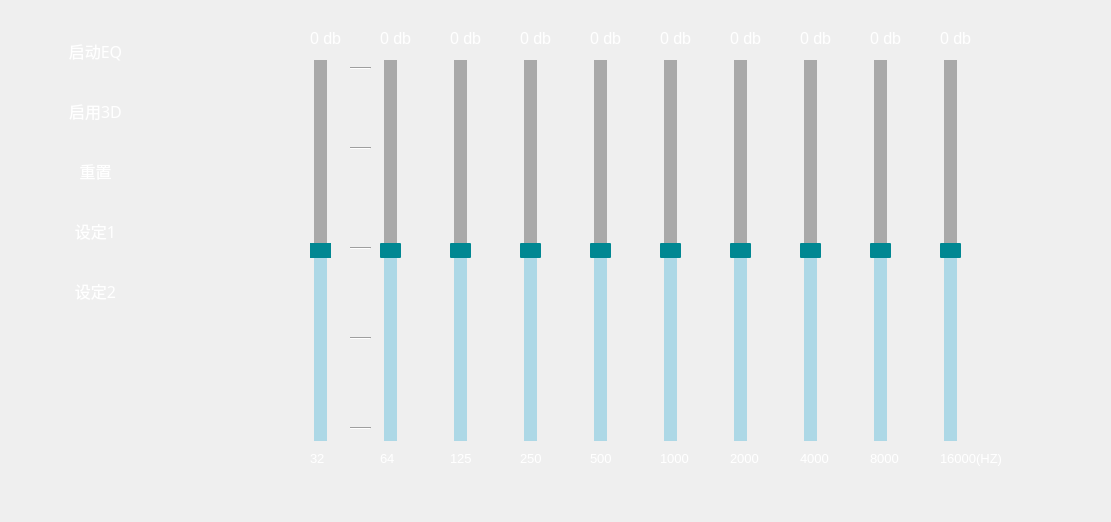
<?xml version="1.0" encoding="UTF-8"?>
<ui version="4.0">
 <class>equlizerPage</class>
 <widget class="QDialog" name="equlizerPage">
  <property name="geometry">
   <rect>
    <x>0</x>
    <y>0</y>
    <width>1111</width>
    <height>522</height>
   </rect>
  </property>
  <property name="windowTitle">
   <string>Dialog</string>
  </property>
  <widget class="QSlider" name="verticalSlider1">
   <property name="geometry">
    <rect>
     <x>310</x>
     <y>60</y>
     <width>21</width>
     <height>381</height>
    </rect>
   </property>
   <property name="autoFillBackground">
    <bool>false</bool>
   </property>
   <property name="styleSheet">
    <string notr="true">QSlider::groove:vertical {         background: red;         position: absolute; /* absolutely position 4px from the left and right of the widget. setting margins on the widget should work too... */         left: 4px; right: 4px;    border-radius: 9px; }     QSlider::handle:vertical {         height: 15px;        border:1px;  background: #008792;         margin: 0 -4px; /* expand outside the groove */    border-radius: 15px; }     QSlider::add-page:vertical {         background: lightblue;     }     QSlider::sub-page:vertical {         background: darkgray;     }
</string>
   </property>
   <property name="minimum">
    <number>-12</number>
   </property>
   <property name="maximum">
    <number>12</number>
   </property>
   <property name="pageStep">
    <number>2</number>
   </property>
   <property name="value">
    <number>0</number>
   </property>
   <property name="orientation">
    <enum>Qt::Vertical</enum>
   </property>
   <property name="invertedAppearance">
    <bool>false</bool>
   </property>
   <property name="invertedControls">
    <bool>false</bool>
   </property>
   <property name="tickPosition">
    <enum>QSlider::TicksBothSides</enum>
   </property>
   <property name="tickInterval">
    <number>25</number>
   </property>
  </widget>
  <widget class="QSlider" name="verticalSlider2">
   <property name="geometry">
    <rect>
     <x>380</x>
     <y>60</y>
     <width>21</width>
     <height>381</height>
    </rect>
   </property>
   <property name="autoFillBackground">
    <bool>false</bool>
   </property>
   <property name="styleSheet">
    <string notr="true">QSlider::groove:vertical {         background: red;         position: absolute; /* absolutely position 4px from the left and right of the widget. setting margins on the widget should work too... */         left: 4px; right: 4px;     }     QSlider::handle:vertical {         height: 15px;        border:1px;  background: #008792;         margin: 0 -4px; /* expand outside the groove */    border-radius: 1px; }     QSlider::add-page:vertical {         background: lightblue;     }     QSlider::sub-page:vertical {         background: darkgray;     }
</string>
   </property>
   <property name="minimum">
    <number>-12</number>
   </property>
   <property name="maximum">
    <number>12</number>
   </property>
   <property name="pageStep">
    <number>2</number>
   </property>
   <property name="value">
    <number>0</number>
   </property>
   <property name="orientation">
    <enum>Qt::Vertical</enum>
   </property>
   <property name="invertedAppearance">
    <bool>false</bool>
   </property>
   <property name="invertedControls">
    <bool>false</bool>
   </property>
   <property name="tickPosition">
    <enum>QSlider::TicksBothSides</enum>
   </property>
   <property name="tickInterval">
    <number>25</number>
   </property>
  </widget>
  <widget class="QSlider" name="verticalSlider4">
   <property name="geometry">
    <rect>
     <x>520</x>
     <y>60</y>
     <width>21</width>
     <height>381</height>
    </rect>
   </property>
   <property name="autoFillBackground">
    <bool>false</bool>
   </property>
   <property name="styleSheet">
    <string notr="true">QSlider::groove:vertical {         background: red;         position: absolute; /* absolutely position 4px from the left and right of the widget. setting margins on the widget should work too... */         left: 4px; right: 4px;     }     QSlider::handle:vertical {         height: 15px;        border:1px;  background: #008792;         margin: 0 -4px; /* expand outside the groove */    border-radius: 1px; }     QSlider::add-page:vertical {         background: lightblue;     }     QSlider::sub-page:vertical {         background: darkgray;     }
</string>
   </property>
   <property name="minimum">
    <number>-12</number>
   </property>
   <property name="maximum">
    <number>12</number>
   </property>
   <property name="pageStep">
    <number>2</number>
   </property>
   <property name="value">
    <number>0</number>
   </property>
   <property name="orientation">
    <enum>Qt::Vertical</enum>
   </property>
   <property name="invertedAppearance">
    <bool>false</bool>
   </property>
   <property name="invertedControls">
    <bool>false</bool>
   </property>
   <property name="tickPosition">
    <enum>QSlider::TicksBothSides</enum>
   </property>
   <property name="tickInterval">
    <number>25</number>
   </property>
  </widget>
  <widget class="QSlider" name="verticalSlider3">
   <property name="geometry">
    <rect>
     <x>450</x>
     <y>60</y>
     <width>21</width>
     <height>381</height>
    </rect>
   </property>
   <property name="autoFillBackground">
    <bool>false</bool>
   </property>
   <property name="styleSheet">
    <string notr="true">QSlider::groove:vertical {         background: red;         position: absolute; /* absolutely position 4px from the left and right of the widget. setting margins on the widget should work too... */         left: 4px; right: 4px;     }     QSlider::handle:vertical {         height: 15px;        border:1px;  background: #008792;         margin: 0 -4px; /* expand outside the groove */    border-radius: 1px; }     QSlider::add-page:vertical {         background: lightblue;     }     QSlider::sub-page:vertical {         background: darkgray;     }
</string>
   </property>
   <property name="minimum">
    <number>-12</number>
   </property>
   <property name="maximum">
    <number>12</number>
   </property>
   <property name="pageStep">
    <number>2</number>
   </property>
   <property name="value">
    <number>0</number>
   </property>
   <property name="orientation">
    <enum>Qt::Vertical</enum>
   </property>
   <property name="invertedAppearance">
    <bool>false</bool>
   </property>
   <property name="invertedControls">
    <bool>false</bool>
   </property>
   <property name="tickPosition">
    <enum>QSlider::TicksBothSides</enum>
   </property>
   <property name="tickInterval">
    <number>25</number>
   </property>
  </widget>
  <widget class="QSlider" name="verticalSlider6">
   <property name="geometry">
    <rect>
     <x>660</x>
     <y>60</y>
     <width>21</width>
     <height>381</height>
    </rect>
   </property>
   <property name="autoFillBackground">
    <bool>false</bool>
   </property>
   <property name="styleSheet">
    <string notr="true">QSlider::groove:vertical {         background: red;         position: absolute; /* absolutely position 4px from the left and right of the widget. setting margins on the widget should work too... */         left: 4px; right: 4px;     }     QSlider::handle:vertical {         height: 15px;        border:1px;  background: #008792;         margin: 0 -4px; /* expand outside the groove */    border-radius: 1px; }     QSlider::add-page:vertical {         background: lightblue;     }     QSlider::sub-page:vertical {         background: darkgray;     }
</string>
   </property>
   <property name="minimum">
    <number>-12</number>
   </property>
   <property name="maximum">
    <number>12</number>
   </property>
   <property name="pageStep">
    <number>2</number>
   </property>
   <property name="value">
    <number>0</number>
   </property>
   <property name="orientation">
    <enum>Qt::Vertical</enum>
   </property>
   <property name="invertedAppearance">
    <bool>false</bool>
   </property>
   <property name="invertedControls">
    <bool>false</bool>
   </property>
   <property name="tickPosition">
    <enum>QSlider::TicksBothSides</enum>
   </property>
   <property name="tickInterval">
    <number>25</number>
   </property>
  </widget>
  <widget class="QSlider" name="verticalSlider5">
   <property name="geometry">
    <rect>
     <x>590</x>
     <y>60</y>
     <width>21</width>
     <height>381</height>
    </rect>
   </property>
   <property name="autoFillBackground">
    <bool>false</bool>
   </property>
   <property name="styleSheet">
    <string notr="true">QSlider::groove:vertical {         background: red;         position: absolute; /* absolutely position 4px from the left and right of the widget. setting margins on the widget should work too... */         left: 4px; right: 4px;     }     QSlider::handle:vertical {         height: 15px;        border:1px;  background: #008792;         margin: 0 -4px; /* expand outside the groove */    border-radius: 1px; }     QSlider::add-page:vertical {         background: lightblue;     }     QSlider::sub-page:vertical {         background: darkgray;     }
</string>
   </property>
   <property name="minimum">
    <number>-12</number>
   </property>
   <property name="maximum">
    <number>12</number>
   </property>
   <property name="pageStep">
    <number>2</number>
   </property>
   <property name="value">
    <number>0</number>
   </property>
   <property name="orientation">
    <enum>Qt::Vertical</enum>
   </property>
   <property name="invertedAppearance">
    <bool>false</bool>
   </property>
   <property name="invertedControls">
    <bool>false</bool>
   </property>
   <property name="tickPosition">
    <enum>QSlider::TicksBothSides</enum>
   </property>
   <property name="tickInterval">
    <number>25</number>
   </property>
  </widget>
  <widget class="QPushButton" name="setting2Button">
   <property name="geometry">
    <rect>
     <x>0</x>
     <y>260</y>
     <width>191</width>
     <height>61</height>
    </rect>
   </property>
   <property name="font">
    <font>
     <family>Bahnschrift Condensed</family>
     <pointsize>12</pointsize>
    </font>
   </property>
   <property name="styleSheet">
    <string notr="true">
QPushButton{border:0px; color:white;background:transparent;}
QPushButton:hover{background-color:red;}
QPushButton:checked{background-color:red;}</string>
   </property>
   <property name="text">
    <string>设定2</string>
   </property>
   <property name="checkable">
    <bool>true</bool>
   </property>
   <property name="autoExclusive">
    <bool>true</bool>
   </property>
   <property name="flat">
    <bool>true</bool>
   </property>
  </widget>
  <widget class="QPushButton" name="enable3DButton">
   <property name="geometry">
    <rect>
     <x>0</x>
     <y>80</y>
     <width>191</width>
     <height>61</height>
    </rect>
   </property>
   <property name="font">
    <font>
     <family>Bahnschrift Condensed</family>
     <pointsize>12</pointsize>
    </font>
   </property>
   <property name="styleSheet">
    <string notr="true">
QPushButton{border:0px; color:white;background:transparent;}
QPushButton:hover{background-color:red;}
QPushButton:checked{background-color:red;}</string>
   </property>
   <property name="text">
    <string>启用3D</string>
   </property>
   <property name="checkable">
    <bool>true</bool>
   </property>
   <property name="autoExclusive">
    <bool>true</bool>
   </property>
   <property name="flat">
    <bool>true</bool>
   </property>
  </widget>
  <widget class="QPushButton" name="enableEQButton">
   <property name="geometry">
    <rect>
     <x>0</x>
     <y>20</y>
     <width>191</width>
     <height>61</height>
    </rect>
   </property>
   <property name="font">
    <font>
     <family>Bahnschrift Condensed</family>
     <pointsize>12</pointsize>
    </font>
   </property>
   <property name="styleSheet">
    <string notr="true">
QPushButton{border:0px; color:white;background:transparent;}
QPushButton:hover{background-color:red;}
QPushButton:checked{background-color:red;}</string>
   </property>
   <property name="text">
    <string>启动EQ</string>
   </property>
   <property name="iconSize">
    <size>
     <width>32</width>
     <height>32</height>
    </size>
   </property>
   <property name="checkable">
    <bool>true</bool>
   </property>
   <property name="checked">
    <bool>false</bool>
   </property>
   <property name="autoRepeat">
    <bool>false</bool>
   </property>
   <property name="autoExclusive">
    <bool>true</bool>
   </property>
   <property name="flat">
    <bool>true</bool>
   </property>
  </widget>
  <widget class="QPushButton" name="resetButton">
   <property name="geometry">
    <rect>
     <x>0</x>
     <y>140</y>
     <width>191</width>
     <height>61</height>
    </rect>
   </property>
   <property name="font">
    <font>
     <family>Bahnschrift Condensed</family>
     <pointsize>12</pointsize>
    </font>
   </property>
   <property name="styleSheet">
    <string notr="true">QPushButton{border:0px; color:white;background:transparent;}
QPushButton:hover{background-color:red;}
QPushButton:checked{background-color:red;}</string>
   </property>
   <property name="text">
    <string>重置</string>
   </property>
   <property name="checkable">
    <bool>true</bool>
   </property>
   <property name="autoExclusive">
    <bool>true</bool>
   </property>
   <property name="flat">
    <bool>true</bool>
   </property>
  </widget>
  <widget class="QPushButton" name="setting1Button">
   <property name="geometry">
    <rect>
     <x>0</x>
     <y>200</y>
     <width>191</width>
     <height>61</height>
    </rect>
   </property>
   <property name="font">
    <font>
     <family>Bahnschrift Condensed</family>
     <pointsize>12</pointsize>
    </font>
   </property>
   <property name="styleSheet">
    <string notr="true">
QPushButton{border:0px; color:white;background:transparent;}
QPushButton:hover{background-color:red;}
QPushButton:checked{background-color:red;}</string>
   </property>
   <property name="text">
    <string>设定1</string>
   </property>
   <property name="checkable">
    <bool>true</bool>
   </property>
   <property name="autoExclusive">
    <bool>true</bool>
   </property>
   <property name="flat">
    <bool>true</bool>
   </property>
  </widget>
  <widget class="QSlider" name="verticalSlider7">
   <property name="geometry">
    <rect>
     <x>730</x>
     <y>60</y>
     <width>21</width>
     <height>381</height>
    </rect>
   </property>
   <property name="autoFillBackground">
    <bool>false</bool>
   </property>
   <property name="styleSheet">
    <string notr="true">QSlider::groove:vertical {         background: red;         position: absolute; /* absolutely position 4px from the left and right of the widget. setting margins on the widget should work too... */         left: 4px; right: 4px;     }     QSlider::handle:vertical {         height: 15px;        border:1px;  background: #008792;         margin: 0 -4px; /* expand outside the groove */    border-radius: 1px; }     QSlider::add-page:vertical {         background: lightblue;     }     QSlider::sub-page:vertical {         background: darkgray;     }
</string>
   </property>
   <property name="minimum">
    <number>-12</number>
   </property>
   <property name="maximum">
    <number>12</number>
   </property>
   <property name="pageStep">
    <number>2</number>
   </property>
   <property name="value">
    <number>0</number>
   </property>
   <property name="orientation">
    <enum>Qt::Vertical</enum>
   </property>
   <property name="invertedAppearance">
    <bool>false</bool>
   </property>
   <property name="invertedControls">
    <bool>false</bool>
   </property>
   <property name="tickPosition">
    <enum>QSlider::TicksBothSides</enum>
   </property>
   <property name="tickInterval">
    <number>25</number>
   </property>
  </widget>
  <widget class="QSlider" name="verticalSlider8">
   <property name="geometry">
    <rect>
     <x>800</x>
     <y>60</y>
     <width>21</width>
     <height>381</height>
    </rect>
   </property>
   <property name="autoFillBackground">
    <bool>false</bool>
   </property>
   <property name="styleSheet">
    <string notr="true">QSlider::groove:vertical {         background: red;         position: absolute; /* absolutely position 4px from the left and right of the widget. setting margins on the widget should work too... */         left: 4px; right: 4px;     }     QSlider::handle:vertical {         height: 15px;        border:1px;  background: #008792;         margin: 0 -4px; /* expand outside the groove */    border-radius: 1px; }     QSlider::add-page:vertical {         background: lightblue;     }     QSlider::sub-page:vertical {         background: darkgray;     }
</string>
   </property>
   <property name="minimum">
    <number>-12</number>
   </property>
   <property name="maximum">
    <number>12</number>
   </property>
   <property name="pageStep">
    <number>2</number>
   </property>
   <property name="value">
    <number>0</number>
   </property>
   <property name="orientation">
    <enum>Qt::Vertical</enum>
   </property>
   <property name="invertedAppearance">
    <bool>false</bool>
   </property>
   <property name="invertedControls">
    <bool>false</bool>
   </property>
   <property name="tickPosition">
    <enum>QSlider::TicksBothSides</enum>
   </property>
   <property name="tickInterval">
    <number>25</number>
   </property>
  </widget>
  <widget class="QSlider" name="verticalSlider9">
   <property name="geometry">
    <rect>
     <x>870</x>
     <y>60</y>
     <width>21</width>
     <height>381</height>
    </rect>
   </property>
   <property name="autoFillBackground">
    <bool>false</bool>
   </property>
   <property name="styleSheet">
    <string notr="true">QSlider::groove:vertical {         background: red;         position: absolute; /* absolutely position 4px from the left and right of the widget. setting margins on the widget should work too... */         left: 4px; right: 4px;     }     QSlider::handle:vertical {         height: 15px;        border:1px;  background: #008792;         margin: 0 -4px; /* expand outside the groove */    border-radius: 1px; }     QSlider::add-page:vertical {         background: lightblue;     }     QSlider::sub-page:vertical {         background: darkgray;     }
</string>
   </property>
   <property name="minimum">
    <number>-12</number>
   </property>
   <property name="maximum">
    <number>12</number>
   </property>
   <property name="pageStep">
    <number>2</number>
   </property>
   <property name="value">
    <number>0</number>
   </property>
   <property name="orientation">
    <enum>Qt::Vertical</enum>
   </property>
   <property name="invertedAppearance">
    <bool>false</bool>
   </property>
   <property name="invertedControls">
    <bool>false</bool>
   </property>
   <property name="tickPosition">
    <enum>QSlider::TicksBothSides</enum>
   </property>
   <property name="tickInterval">
    <number>25</number>
   </property>
  </widget>
  <widget class="QSlider" name="verticalSlider10">
   <property name="geometry">
    <rect>
     <x>940</x>
     <y>60</y>
     <width>21</width>
     <height>381</height>
    </rect>
   </property>
   <property name="autoFillBackground">
    <bool>false</bool>
   </property>
   <property name="styleSheet">
    <string notr="true">QSlider::groove:vertical {         background: red;         position: absolute; /* absolutely position 4px from the left and right of the widget. setting margins on the widget should work too... */         left: 4px; right: 4px;     }     QSlider::handle:vertical {         height: 15px;        border:1px;  background: #008792;         margin: 0 -4px; /* expand outside the groove */    border-radius: 1px; }     QSlider::add-page:vertical {         background: lightblue;     }     QSlider::sub-page:vertical {         background: darkgray;     }
</string>
   </property>
   <property name="minimum">
    <number>-12</number>
   </property>
   <property name="maximum">
    <number>12</number>
   </property>
   <property name="pageStep">
    <number>2</number>
   </property>
   <property name="value">
    <number>0</number>
   </property>
   <property name="orientation">
    <enum>Qt::Vertical</enum>
   </property>
   <property name="invertedAppearance">
    <bool>false</bool>
   </property>
   <property name="invertedControls">
    <bool>false</bool>
   </property>
   <property name="tickPosition">
    <enum>QSlider::TicksBothSides</enum>
   </property>
   <property name="tickInterval">
    <number>25</number>
   </property>
  </widget>
  <widget class="QLabel" name="label">
   <property name="geometry">
    <rect>
     <x>310</x>
     <y>450</y>
     <width>41</width>
     <height>16</height>
    </rect>
   </property>
   <property name="font">
    <font>
     <pointsize>10</pointsize>
    </font>
   </property>
   <property name="styleSheet">
    <string notr="true">color: rgb(255, 255, 255);</string>
   </property>
   <property name="text">
    <string>32</string>
   </property>
  </widget>
  <widget class="QLabel" name="label_2">
   <property name="geometry">
    <rect>
     <x>380</x>
     <y>450</y>
     <width>41</width>
     <height>16</height>
    </rect>
   </property>
   <property name="font">
    <font>
     <pointsize>10</pointsize>
    </font>
   </property>
   <property name="styleSheet">
    <string notr="true">color: rgb(255, 255, 255);</string>
   </property>
   <property name="text">
    <string>64</string>
   </property>
  </widget>
  <widget class="QLabel" name="label_3">
   <property name="geometry">
    <rect>
     <x>450</x>
     <y>450</y>
     <width>41</width>
     <height>16</height>
    </rect>
   </property>
   <property name="font">
    <font>
     <pointsize>10</pointsize>
    </font>
   </property>
   <property name="styleSheet">
    <string notr="true">color: rgb(255, 255, 255);</string>
   </property>
   <property name="text">
    <string>125</string>
   </property>
  </widget>
  <widget class="QLabel" name="label_4">
   <property name="geometry">
    <rect>
     <x>520</x>
     <y>450</y>
     <width>41</width>
     <height>16</height>
    </rect>
   </property>
   <property name="font">
    <font>
     <pointsize>10</pointsize>
    </font>
   </property>
   <property name="styleSheet">
    <string notr="true">color: rgb(255, 255, 255);</string>
   </property>
   <property name="text">
    <string>250</string>
   </property>
  </widget>
  <widget class="QLabel" name="label_5">
   <property name="geometry">
    <rect>
     <x>590</x>
     <y>450</y>
     <width>41</width>
     <height>16</height>
    </rect>
   </property>
   <property name="font">
    <font>
     <pointsize>10</pointsize>
    </font>
   </property>
   <property name="styleSheet">
    <string notr="true">color: rgb(255, 255, 255);</string>
   </property>
   <property name="text">
    <string>500</string>
   </property>
  </widget>
  <widget class="QLabel" name="label_6">
   <property name="geometry">
    <rect>
     <x>660</x>
     <y>450</y>
     <width>41</width>
     <height>16</height>
    </rect>
   </property>
   <property name="font">
    <font>
     <pointsize>10</pointsize>
    </font>
   </property>
   <property name="styleSheet">
    <string notr="true">color: rgb(255, 255, 255);</string>
   </property>
   <property name="text">
    <string>1000</string>
   </property>
  </widget>
  <widget class="QLabel" name="label_7">
   <property name="geometry">
    <rect>
     <x>730</x>
     <y>450</y>
     <width>41</width>
     <height>16</height>
    </rect>
   </property>
   <property name="font">
    <font>
     <pointsize>10</pointsize>
    </font>
   </property>
   <property name="styleSheet">
    <string notr="true">color: rgb(255, 255, 255);</string>
   </property>
   <property name="text">
    <string>2000</string>
   </property>
  </widget>
  <widget class="QLabel" name="label_8">
   <property name="geometry">
    <rect>
     <x>800</x>
     <y>450</y>
     <width>41</width>
     <height>16</height>
    </rect>
   </property>
   <property name="font">
    <font>
     <pointsize>10</pointsize>
    </font>
   </property>
   <property name="styleSheet">
    <string notr="true">color: rgb(255, 255, 255);</string>
   </property>
   <property name="text">
    <string>4000</string>
   </property>
  </widget>
  <widget class="QLabel" name="label_9">
   <property name="geometry">
    <rect>
     <x>870</x>
     <y>450</y>
     <width>41</width>
     <height>16</height>
    </rect>
   </property>
   <property name="font">
    <font>
     <pointsize>10</pointsize>
    </font>
   </property>
   <property name="styleSheet">
    <string notr="true">color: rgb(255, 255, 255);</string>
   </property>
   <property name="text">
    <string>8000</string>
   </property>
  </widget>
  <widget class="QLabel" name="label_10">
   <property name="geometry">
    <rect>
     <x>940</x>
     <y>450</y>
     <width>91</width>
     <height>16</height>
    </rect>
   </property>
   <property name="font">
    <font>
     <pointsize>10</pointsize>
    </font>
   </property>
   <property name="styleSheet">
    <string notr="true">color: rgb(255, 255, 255);</string>
   </property>
   <property name="text">
    <string>16000(HZ)</string>
   </property>
  </widget>
  <widget class="Line" name="line1">
   <property name="geometry">
    <rect>
     <x>350</x>
     <y>60</y>
     <width>21</width>
     <height>16</height>
    </rect>
   </property>
   <property name="autoFillBackground">
    <bool>true</bool>
   </property>
   <property name="styleSheet">
    <string notr="true"/>
   </property>
   <property name="orientation">
    <enum>Qt::Horizontal</enum>
   </property>
  </widget>
  <widget class="Line" name="line2">
   <property name="geometry">
    <rect>
     <x>350</x>
     <y>140</y>
     <width>21</width>
     <height>16</height>
    </rect>
   </property>
   <property name="orientation">
    <enum>Qt::Horizontal</enum>
   </property>
  </widget>
  <widget class="Line" name="line3">
   <property name="geometry">
    <rect>
     <x>350</x>
     <y>330</y>
     <width>21</width>
     <height>16</height>
    </rect>
   </property>
   <property name="orientation">
    <enum>Qt::Horizontal</enum>
   </property>
  </widget>
  <widget class="Line" name="line4">
   <property name="geometry">
    <rect>
     <x>350</x>
     <y>420</y>
     <width>21</width>
     <height>16</height>
    </rect>
   </property>
   <property name="orientation">
    <enum>Qt::Horizontal</enum>
   </property>
  </widget>
  <widget class="Line" name="line5">
   <property name="geometry">
    <rect>
     <x>350</x>
     <y>240</y>
     <width>21</width>
     <height>16</height>
    </rect>
   </property>
   <property name="orientation">
    <enum>Qt::Horizontal</enum>
   </property>
  </widget>
  <widget class="QLabel" name="lb_32">
   <property name="geometry">
    <rect>
     <x>310</x>
     <y>30</y>
     <width>41</width>
     <height>16</height>
    </rect>
   </property>
   <property name="font">
    <font>
     <pointsize>12</pointsize>
    </font>
   </property>
   <property name="styleSheet">
    <string notr="true">color: rgb(255, 255, 255);</string>
   </property>
   <property name="text">
    <string>0 db</string>
   </property>
  </widget>
  <widget class="QLabel" name="lb_64">
   <property name="geometry">
    <rect>
     <x>380</x>
     <y>30</y>
     <width>41</width>
     <height>16</height>
    </rect>
   </property>
   <property name="font">
    <font>
     <pointsize>12</pointsize>
    </font>
   </property>
   <property name="styleSheet">
    <string notr="true">color: rgb(255, 255, 255);</string>
   </property>
   <property name="text">
    <string>0 db</string>
   </property>
  </widget>
  <widget class="QLabel" name="lb_125">
   <property name="geometry">
    <rect>
     <x>450</x>
     <y>30</y>
     <width>41</width>
     <height>16</height>
    </rect>
   </property>
   <property name="font">
    <font>
     <pointsize>12</pointsize>
    </font>
   </property>
   <property name="styleSheet">
    <string notr="true">color: rgb(255, 255, 255);</string>
   </property>
   <property name="text">
    <string>0 db</string>
   </property>
  </widget>
  <widget class="QLabel" name="lb_250">
   <property name="geometry">
    <rect>
     <x>520</x>
     <y>30</y>
     <width>41</width>
     <height>16</height>
    </rect>
   </property>
   <property name="font">
    <font>
     <pointsize>12</pointsize>
    </font>
   </property>
   <property name="styleSheet">
    <string notr="true">color: rgb(255, 255, 255);</string>
   </property>
   <property name="text">
    <string>0 db</string>
   </property>
  </widget>
  <widget class="QLabel" name="lb_500">
   <property name="geometry">
    <rect>
     <x>590</x>
     <y>30</y>
     <width>41</width>
     <height>16</height>
    </rect>
   </property>
   <property name="font">
    <font>
     <pointsize>12</pointsize>
    </font>
   </property>
   <property name="styleSheet">
    <string notr="true">color: rgb(255, 255, 255);</string>
   </property>
   <property name="text">
    <string>0 db</string>
   </property>
  </widget>
  <widget class="QLabel" name="lb_1000">
   <property name="geometry">
    <rect>
     <x>660</x>
     <y>30</y>
     <width>41</width>
     <height>16</height>
    </rect>
   </property>
   <property name="font">
    <font>
     <pointsize>12</pointsize>
    </font>
   </property>
   <property name="styleSheet">
    <string notr="true">color: rgb(255, 255, 255);</string>
   </property>
   <property name="text">
    <string>0 db</string>
   </property>
  </widget>
  <widget class="QLabel" name="lb_2000">
   <property name="geometry">
    <rect>
     <x>730</x>
     <y>30</y>
     <width>41</width>
     <height>16</height>
    </rect>
   </property>
   <property name="font">
    <font>
     <pointsize>12</pointsize>
    </font>
   </property>
   <property name="styleSheet">
    <string notr="true">color: rgb(255, 255, 255);</string>
   </property>
   <property name="text">
    <string>0 db</string>
   </property>
  </widget>
  <widget class="QLabel" name="lb_4000">
   <property name="geometry">
    <rect>
     <x>800</x>
     <y>30</y>
     <width>41</width>
     <height>16</height>
    </rect>
   </property>
   <property name="font">
    <font>
     <pointsize>12</pointsize>
    </font>
   </property>
   <property name="styleSheet">
    <string notr="true">color: rgb(255, 255, 255);</string>
   </property>
   <property name="text">
    <string>0 db</string>
   </property>
  </widget>
  <widget class="QLabel" name="lb_8000">
   <property name="geometry">
    <rect>
     <x>870</x>
     <y>30</y>
     <width>41</width>
     <height>16</height>
    </rect>
   </property>
   <property name="font">
    <font>
     <pointsize>12</pointsize>
    </font>
   </property>
   <property name="styleSheet">
    <string notr="true">color: rgb(255, 255, 255);</string>
   </property>
   <property name="text">
    <string>0 db</string>
   </property>
  </widget>
  <widget class="QLabel" name="lb_16000">
   <property name="geometry">
    <rect>
     <x>940</x>
     <y>30</y>
     <width>41</width>
     <height>16</height>
    </rect>
   </property>
   <property name="font">
    <font>
     <pointsize>12</pointsize>
    </font>
   </property>
   <property name="styleSheet">
    <string notr="true">color: rgb(255, 255, 255);</string>
   </property>
   <property name="text">
    <string>0 db</string>
   </property>
  </widget>
 </widget>
 <resources/>
 <connections/>
</ui>
